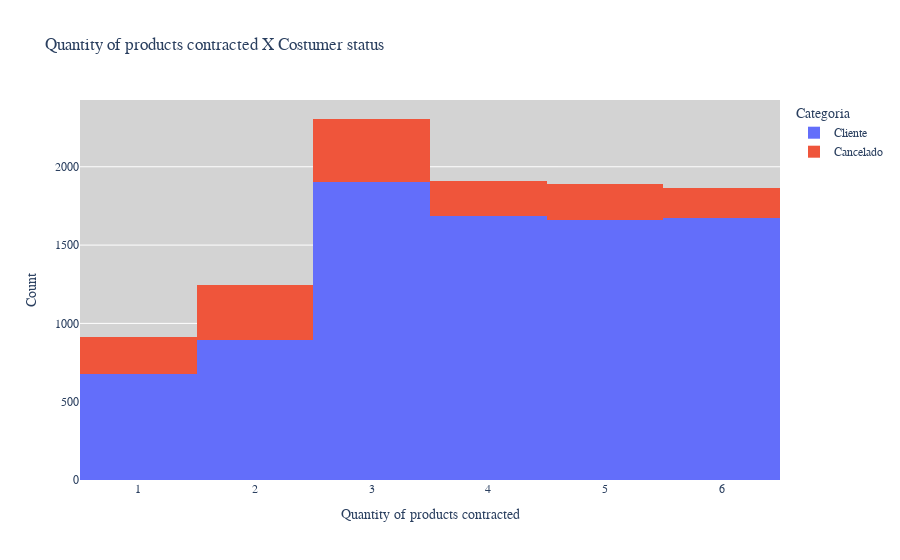

Notebook code for this chart:
### Code cell
graphic = px.histogram(df, x="Produtos Contratados", color="Categoria", title="Quantity of products contracted X Costumer status")
graphic.update_layout(
    xaxis_title='Quantity of products contracted', # Nome para o eixo x
    yaxis_title='Count', # Nome para o eixo y
    font=dict(family='Arial', size=12), #Fonte arial 12 para todo o gráfico
    plot_bgcolor='lightgray' # cor de fundo
)
graphic.show()

### Figure 1 — Plotly figure (JSON) as saved in the notebook; plotly's stock layout.template omitted (floating-point values rounded to 4 significant figures; data arrays with more than 128 entries replaced by an {"elided": "..."} marker saying what was removed)
{"data": [{"alignmentgroup": "True", "bingroup": "x", "hovertemplate": "Categoria=Cliente<br>Produtos Contratados=%{x}<br>count=%{y}<extra></extra>", "legendgroup": "Cliente", "marker": {"color": "#636efa", "pattern": {"shape": ""}}, "name": "Cliente", "offsetgroup": "Cliente", "orientation": "v", "showlegend": true, "type": "histogram", "x": {"elided": "8499 int values"}, "xaxis": "x", "yaxis": "y"}, {"alignmentgroup": "True", "bingroup": "x", "hovertemplate": "Categoria=Cancelado<br>Produtos Contratados=%{x}<br>count=%{y}<extra></extra>", "legendgroup": "Cancelado", "marker": {"color": "#EF553B", "pattern": {"shape": ""}}, "name": "Cancelado", "offsetgroup": "Cancelado", "orientation": "v", "showlegend": true, "type": "histogram", "x": {"elided": "1627 int values"}, "xaxis": "x", "yaxis": "y"}], "layout": {"autosize": true, "barmode": "relative", "font": {"family": "Arial", "size": 12}, "legend": {"title": {"text": "Categoria"}, "tracegroupgap": 0}, "plot_bgcolor": "lightgray", "title": {"text": "Quantity of products contracted X Costumer status"}, "xaxis": {"anchor": "y", "autorange": true, "domain": [0, 1], "range": [0.5, 6.5], "title": {"text": "Quantity of products contracted"}, "type": "linear"}, "yaxis": {"anchor": "x", "autorange": true, "domain": [0, 1], "range": [0, 2426.0], "title": {"text": "Count"}}}}
